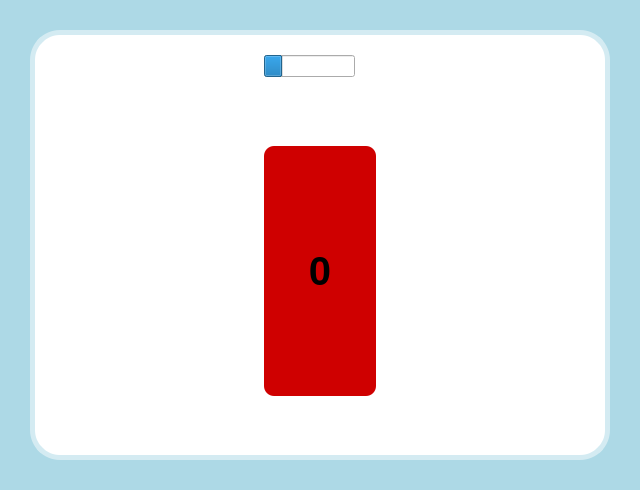
<?xml version="1.0" encoding="UTF-8"?>
<ui version="4.0">
 <class>Ignition</class>
 <widget class="QDialog" name="Ignition">
  <property name="geometry">
   <rect>
    <x>0</x>
    <y>0</y>
    <width>640</width>
    <height>490</height>
   </rect>
  </property>
  <property name="windowTitle">
   <string>Launching!!</string>
  </property>
  <property name="styleSheet">
   <string notr="true">#Ignition
{
	background-color: rgb(173,217,230);
}</string>
  </property>
  <layout class="QGridLayout" name="gridLayout">
   <property name="leftMargin">
    <number>30</number>
   </property>
   <property name="topMargin">
    <number>30</number>
   </property>
   <property name="rightMargin">
    <number>30</number>
   </property>
   <property name="bottomMargin">
    <number>30</number>
   </property>
   <item row="0" column="0">
    <widget class="QFrame" name="frame">
     <property name="styleSheet">
      <string notr="true">QFrame
{
	border-radius: 30%;
	border: 5px solid rgb(212,235,242);
	background-color: white;
	
} 


</string>
     </property>
     <property name="frameShape">
      <enum>QFrame::StyledPanel</enum>
     </property>
     <property name="frameShadow">
      <enum>QFrame::Raised</enum>
     </property>
     <layout class="QGridLayout" name="gridLayout_2">
      <property name="leftMargin">
       <number>20</number>
      </property>
      <property name="topMargin">
       <number>20</number>
      </property>
      <property name="rightMargin">
       <number>20</number>
      </property>
      <property name="bottomMargin">
       <number>20</number>
      </property>
      <property name="verticalSpacing">
       <number>30</number>
      </property>
      <item row="1" column="0" alignment="Qt::AlignHCenter|Qt::AlignVCenter">
       <widget class="QPushButton" name="pushButton">
        <property name="sizePolicy">
         <sizepolicy hsizetype="Fixed" vsizetype="Fixed">
          <horstretch>0</horstretch>
          <verstretch>0</verstretch>
         </sizepolicy>
        </property>
        <property name="font">
         <font>
          <pointsize>30</pointsize>
          <bold>true</bold>
         </font>
        </property>
        <property name="styleSheet">
         <string notr="true">QPushButton 
{
	border-radius: 10px;
	height: 250px;
	background-color: rgb(207,0,0);
}
</string>
        </property>
        <property name="text">
         <string>    0    </string>
        </property>
       </widget>
      </item>
      <item row="0" column="0">
       <widget class="QProgressBar" name="progressBar">
        <property name="sizePolicy">
         <sizepolicy hsizetype="Fixed" vsizetype="Fixed">
          <horstretch>0</horstretch>
          <verstretch>0</verstretch>
         </sizepolicy>
        </property>
        <property name="styleSheet">
         <string notr="true">QProgressBar 
{
	height: 100px;
   border-radius: 20px;
}

QProgressBar::chunk {
    background-color:  rgb(1,150,5);
    width: 40px;
	margin: 0.5px;
}qlineargradient(spread:pad, x1:0, y1:0, x2:1, y2:0, stop:0 rgba(0, 255, 0, 213), stop:0.215909 rgba(0, 255, 0, 218), stop:0.647727 rgba(255, 255, 0, 255), stop:0.977273 rgba(255, 0, 0, 255))</string>
        </property>
        <property name="maximum">
         <number>100</number>
        </property>
        <property name="value">
         <number>20</number>
        </property>
        <property name="textVisible">
         <bool>false</bool>
        </property>
        <property name="invertedAppearance">
         <bool>false</bool>
        </property>
       </widget>
      </item>
     </layout>
    </widget>
   </item>
  </layout>
 </widget>
 <resources/>
 <connections/>
</ui>
